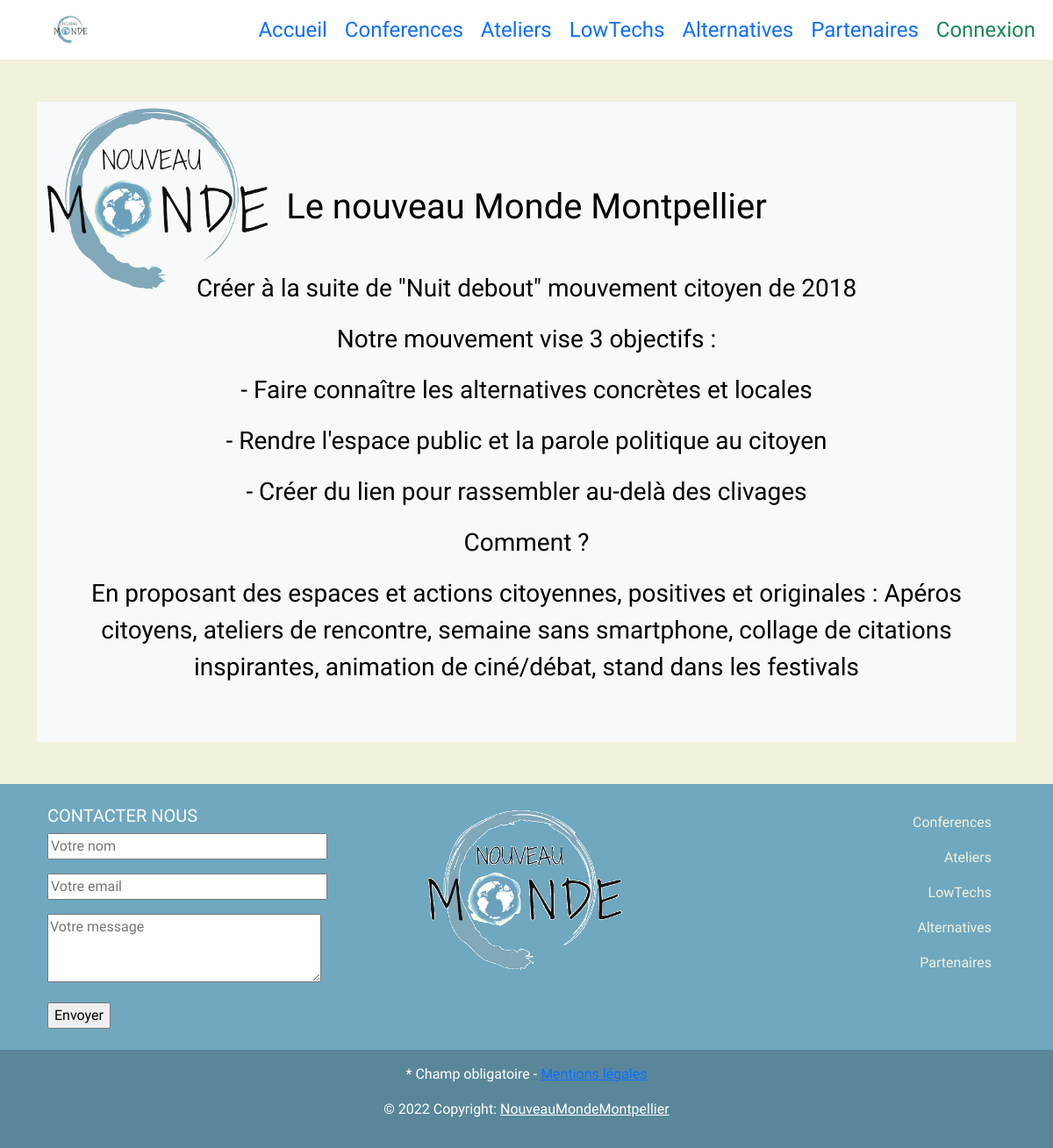
/accueil, run on the app's committed database.
### tables this page shows
CREATE TABLE `presentation` (
  `id` int(11) NOT NULL,
  `titre` varchar(120) NOT NULL,
  `image` varchar(250) NOT NULL,
  `description` longtext NOT NULL,
  `contact` varchar(255) NOT NULL
);

### controllers/presentationController.php (called while the page is built, shortened)
<?php
require "models/presentationManager.php";
class PresentationController
{
    private $presentationManager;
    function __construct()
    {
        $this->presentationManager = new PresentationManager();
        $this->presentationManager->chargementPresentation();
    }
    private function exploder($array)
    {
        return explode(".", $array);
    }
    public function afficherPresentation()
    {
        $fullPresentation = $this->presentationManager->getPresentation();
        $description = $fullPresentation[0]->getDescription();
        $descriptionPresentation = $this->exploder($description);
        require "views/Read/AccueilView.php";
    }
}

### models/presentationManager.php (called while the page is built, shortened)
<?php
require "presentationClass.php";
class PresentationManager extends Model
{
    private $presentations = [];
    public function ajoutPresentation($presentation)
    {
        $this->presentations[] = $presentation;
    }
    public function getPresentation()
    {
        return $this->presentations;
    }
    public function chargementPresentation()
    {
        $db = $this->getBdd();
        $sql = "SELECT * FROM presentation ORDER BY titre";
        $req = $db->prepare($sql);
        $req->execute([]);
        $data = $req->fetchAll(PDO::FETCH_ASSOC);
    }
}

### models/presentationClass.php (called while the page is built, shortened)
<?php
class Presentation
{
    private $titre;
    private $description;
    function __construct($titre, $image, $description, $contact, $id)
    {
        $this->titre = $titre;
        $this->description = $description;
    }
    public function getTitre()
    {
        return $this->titre;
    }
    public function getDescription()
    {
        return $this->description;
    }
}

### views/Read/accueilView.php (the view, shortened to what this page needs)
<div id="accueilcontainer" class="container bg-light p-5 mb-5 text-center fs-3 mt-5" style="height: 60%">
    <h1 class="mt-5 mb-5"><?= $fullPresentation[0]->getTitre() ?> </h1>
    <?php foreach ($descriptionPresentation as $value) {
    ?>
        <p class=""><?= $value ?></p>
    <?php
    }  ?>
</div>
<?php
require_once "views/Read/template.php";

### style.css (style rules this page uses)
body { width: 100%; height: 100%; background-color: #F2F1DC ; color: black; font-family: Gothic A1; }
#accueilcontainer { background-image: url(./public/images/LOGO_LE_NOUVEAU_MONDE.png); background-size: cover; background-repeat: center; background-repeat: no-repeat; opacity: 6; background-size: 25%; }

### data on the page
presentation: titre "Le nouveau Monde Montpellier", description "Créer à la suite de \"Nuit debout\" mouvement citoyen de 2018", description "Notre mouvement vise 3 objectifs :", description "- Faire connaître les alternatives concrètes et locales", description "- Rendre l'espace public et la parole politique au citoyen", description "- Créer du lien pour rassembler au-delà des clivages", description "Comment ?", description "En proposant des espaces et actions citoyennes, positives et originales : Apéros citoyens, ateliers de rencontre, semaine sans smartphone, collage de citations inspirantes, animation de ciné/débat, stand dans les festivals"
